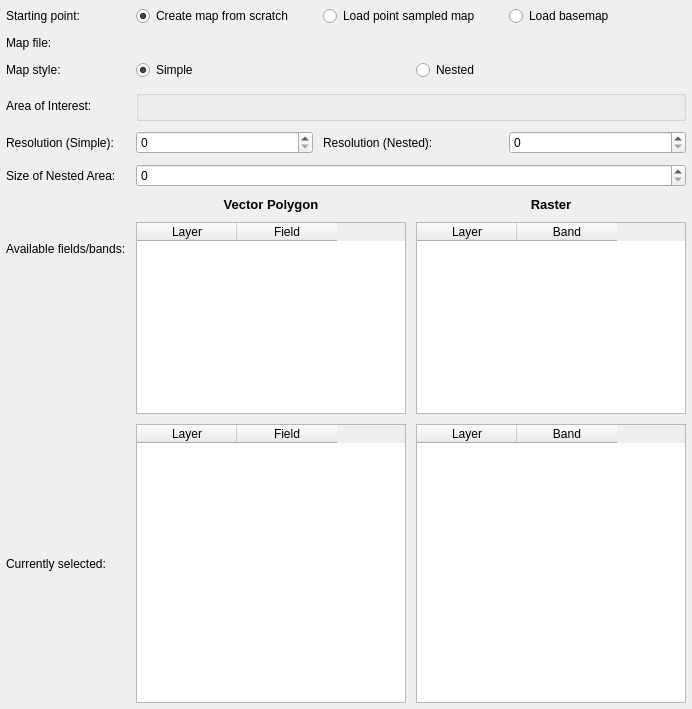
           <widget class="QWidget" name="scrollAreaLayout_SpaEnv">
            <property name="geometry">
             <rect>
              <x>0</x>
              <y>0</y>
              <width>692</width>
              <height>709</height>
             </rect>
            </property>
            <layout class="QGridLayout" name="gridLayout">
             <property name="leftMargin">
              <number>6</number>
             </property>
             <property name="topMargin">
              <number>6</number>
             </property>
             <property name="rightMargin">
              <number>6</number>
             </property>
             <property name="bottomMargin">
              <number>6</number>
             </property>
             <property name="spacing">
              <number>10</number>
             </property>
             <item row="0" column="1" colspan="2">
              <layout class="QHBoxLayout" name="horizontalLayout_22">
               <item>
                <widget class="QRadioButton" name="radioButton_createMap">
                 <property name="text">
                  <string>Create map from scratch</string>
                 </property>
                 <property name="checked">
                  <bool>true</bool>
                 </property>
                 <property name="autoExclusive">
                  <bool>false</bool>
                 </property>
                 <attribute name="buttonGroup">
                  <string notr="true">buttonGroup_2</string>
                 </attribute>
                </widget>
               </item>
               <item>
                <widget class="QRadioButton" name="radioButton_loadPointMap">
                 <property name="text">
                  <string>Load point sampled map</string>
                 </property>
                 <property name="autoExclusive">
                  <bool>false</bool>
                 </property>
                 <attribute name="buttonGroup">
                  <string notr="true">buttonGroup_2</string>
                 </attribute>
                </widget>
               </item>
               <item>
                <widget class="QRadioButton" name="radioButton_loadBaseMap">
                 <property name="text">
                  <string>Load basemap</string>
                 </property>
                 <property name="autoExclusive">
                  <bool>false</bool>
                 </property>
                 <attribute name="buttonGroup">
                  <string notr="true">buttonGroup_2</string>
                 </attribute>
                </widget>
               </item>
              </layout>
             </item>
             <item row="4" column="0">
              <widget class="QLabel" name="label_resolution">
               <property name="toolTip">
                <string>&lt;html&gt;&lt;head/&gt;&lt;body&gt;&lt;p&gt;The resolution dictates how far apart each vector point will be spaced. The unit of distance is determined by the projection (e.g. British National Grid will be in meters).&lt;/p&gt;&lt;/body&gt;&lt;/html&gt;</string>
               </property>
               <property name="text">
                <string>Resolution (Simple):</string>
               </property>
              </widget>
             </item>
             <item row="6" column="0">
              <widget class="QLabel" name="label_fieldsAndBands">
               <property name="toolTip">
                <string>&lt;html&gt;&lt;head/&gt;&lt;body&gt;&lt;p&gt;All fields and bands that are suitable as input will be shown in these two tables, with column 1 indicating layer and column 2 indicating field or band.&lt;/p&gt;&lt;/body&gt;&lt;/html&gt;</string>
               </property>
               <property name="text">
                <string>Available fields/bands:</string>
               </property>
               <property name="wordWrap">
                <bool>true</bool>
               </property>
              </widget>
             </item>
             <item row="3" column="1" colspan="2">
              <widget class="QgsExtentGroupBox" name="mExtentGroupBox"/>
             </item>
             <item row="6" column="1" rowspan="2">
              <layout class="QVBoxLayout" name="verticalLayout_vector">
               <property name="spacing">
                <number>10</number>
               </property>
               <item>
                <widget class="QLabel" name="label_vector">
                 <property name="font">
                  <font>
                   <pointsize>10</pointsize>
                   <weight>75</weight>
                   <bold>true</bold>
                  </font>
                 </property>
                 <property name="text">
                  <string>Vector Polygon</string>
                 </property>
                 <property name="alignment">
                  <set>Qt::AlignCenter</set>
                 </property>
                </widget>
               </item>
               <item>
                <widget class="QTableWidget" name="tableWidget_vector">
                 <property name="frameShape">
                  <enum>QFrame::StyledPanel</enum>
                 </property>
                 <property name="editTriggers">
                  <set>QAbstractItemView::DoubleClicked|QAbstractItemView::SelectedClicked</set>
                 </property>
                 <property name="dragDropMode">
                  <enum>QAbstractItemView::NoDragDrop</enum>
                 </property>
                 <property name="alternatingRowColors">
                  <bool>true</bool>
                 </property>
                 <property name="selectionMode">
                  <enum>QAbstractItemView::MultiSelection</enum>
                 </property>
                 <property name="selectionBehavior">
                  <enum>QAbstractItemView::SelectRows</enum>
                 </property>
                 <property name="wordWrap">
                  <bool>true</bool>
                 </property>
                 <attribute name="horizontalHeaderCascadingSectionResizes">
                  <bool>false</bool>
                 </attribute>
                 <column>
                  <property name="text">
                   <string>Layer</string>
                  </property>
                 </column>
                 <column>
                  <property name="text">
                   <string>Field</string>
                  </property>
                 </column>
                </widget>
               </item>
              </layout>
             </item>
             <item row="2" column="1">
              <widget class="QRadioButton" name="radioButton_simpleMap">
               <property name="toolTip">
                <string>The &quot;Simple&quot; map style creates a map that is a simple square grid of the area of interest with equally spaced vector points based on the given resolution</string>
               </property>
               <property name="text">
                <string>Simple</string>
               </property>
               <property name="checked">
                <bool>true</bool>
               </property>
               <property name="autoExclusive">
                <bool>false</bool>
               </property>
               <attribute name="buttonGroup">
                <string notr="true">buttonGroup_mapStyle</string>
               </attribute>
              </widget>
             </item>
             <item row="1" column="0">
              <widget class="QLabel" name="label_mapFile">
               <property name="text">
                <string>Map file:</string>
               </property>
              </widget>
             </item>
             <item row="8" column="2">
              <widget class="QTableWidget" name="tableWidget_selRaster">
               <property name="editTriggers">
                <set>QAbstractItemView::NoEditTriggers</set>
               </property>
               <property name="alternatingRowColors">
                <bool>true</bool>
               </property>
               <property name="selectionMode">
                <enum>QAbstractItemView::NoSelection</enum>
               </property>
               <column>
                <property name="text">
                 <string>Layer</string>
                </property>
               </column>
               <column>
                <property name="text">
                 <string>Band</string>
                </property>
               </column>
              </widget>
             </item>
             <item row="6" column="2" rowspan="2">
              <layout class="QVBoxLayout" name="verticalLayout_raster">
               <property name="spacing">
                <number>10</number>
               </property>
               <item>
                <widget class="QLabel" name="label_raster">
                 <property name="font">
                  <font>
                   <pointsize>10</pointsize>
                   <weight>75</weight>
                   <bold>true</bold>
                  </font>
                 </property>
                 <property name="text">
                  <string>Raster</string>
                 </property>
                 <property name="alignment">
                  <set>Qt::AlignCenter</set>
                 </property>
                </widget>
               </item>
               <item>
                <widget class="QTableWidget" name="tableWidget_raster">
                 <property name="frameShape">
                  <enum>QFrame::StyledPanel</enum>
                 </property>
                 <property name="editTriggers">
                  <set>QAbstractItemView::DoubleClicked|QAbstractItemView::SelectedClicked</set>
                 </property>
                 <property name="dragDropMode">
                  <enum>QAbstractItemView::NoDragDrop</enum>
                 </property>
                 <property name="alternatingRowColors">
                  <bool>true</bool>
                 </property>
                 <property name="selectionMode">
                  <enum>QAbstractItemView::MultiSelection</enum>
                 </property>
                 <property name="selectionBehavior">
                  <enum>QAbstractItemView::SelectRows</enum>
                 </property>
                 <property name="wordWrap">
                  <bool>true</bool>
                 </property>
                 <attribute name="horizontalHeaderCascadingSectionResizes">
                  <bool>false</bool>
                 </attribute>
                 <column>
                  <property name="text">
                   <string>Layer</string>
                  </property>
                 </column>
                 <column>
                  <property name="text">
                   <string>Band</string>
                  </property>
                 </column>
                </widget>
               </item>
              </layout>
             </item>
             <item row="0" column="0">
              <widget class="QLabel" name="label_startingPoint">
               <property name="text">
                <string>Starting point:</string>
               </property>
              </widget>
             </item>
             <item row="2" column="2">
              <widget class="QRadioButton" name="radioButton_nestedMap">
               <property name="toolTip">
                <string>&lt;html&gt;&lt;head/&gt;&lt;body&gt;&lt;p&gt;A &amp;quot;Nested&amp;quot; maps contains, in addition to the simple map, small areas around the sampling sites with given, higher resolution than the resolution of the simple grid. &lt;/p&gt;&lt;p&gt;&lt;br/&gt;&lt;/p&gt;&lt;p&gt;A &amp;quot;Variable&amp;quot; map contains points with various different resolutions. Note that both nested and variable maps, when imported, should have a &amp;quot;resolution&amp;quot; column.&lt;/p&gt;&lt;/body&gt;&lt;/html&gt;</string>
               </property>
               <property name="text">
                <string>Nested</string>
               </property>
               <property name="autoExclusive">
                <bool>false</bool>
               </property>
               <attribute name="buttonGroup">
                <string notr="true">buttonGroup_mapStyle</string>
               </attribute>
              </widget>
             </item>
             <item row="3" column="0">
              <widget class="QLabel" name="label_areaOfInterest">
               <property name="toolTip">
                <string>&lt;html&gt;&lt;head/&gt;&lt;body&gt;&lt;p&gt;The area of interest is the extent of the main grid for which the simulation of vegetation communities and pollen counts based thereon will take place. Please make sure that all input maps are at least as large as the area of interest or larger.&lt;/p&gt;&lt;/body&gt;&lt;/html&gt;</string>
               </property>
               <property name="text">
                <string>Area of Interest:</string>
               </property>
              </widget>
             </item>
             <item row="8" column="1">
              <widget class="QTableWidget" name="tableWidget_selected">
               <property name="editTriggers">
                <set>QAbstractItemView::NoEditTriggers</set>
               </property>
               <property name="alternatingRowColors">
                <bool>true</bool>
               </property>
               <property name="selectionMode">
                <enum>QAbstractItemView::NoSelection</enum>
               </property>
               <column>
                <property name="text">
                 <string>Layer</string>
                </property>
               </column>
               <column>
                <property name="text">
                 <string>Field</string>
                </property>
               </column>
              </widget>
             </item>
             <item row="4" column="1" colspan="2">
              <layout class="QHBoxLayout" name="horizontalLayout_6">
               <item>
                <widget class="QSpinBox" name="spinBox_resolution">
                 <property name="maximum">
                  <number>1000000</number>
                 </property>
                 <property name="value">
                  <number>0</number>
                 </property>
                </widget>
               </item>
               <item>
                <widget class="QLabel" name="label_resNested">
                 <property name="toolTip">
                  <string>Resolution of the nested (smaller) parts of the map that are around the sampling sites.</string>
                 </property>
                 <property name="text">
                  <string>Resolution (Nested):</string>
                 </property>
                </widget>
               </item>
               <item>
                <widget class="QSpinBox" name="spinBox_resNested">
                 <property name="toolTip">
                  <string>Must be lower than resolution (Simple)</string>
                 </property>
                 <property name="maximum">
                  <number>1000000</number>
                 </property>
                 <property name="value">
                  <number>0</number>
                 </property>
                </widget>
               </item>
              </layout>
             </item>
             <item row="1" column="1" colspan="2">
              <widget class="QgsFileWidget" name="mQgsFileWidget_startingPoint"/>
             </item>
             <item row="8" column="0">
              <widget class="QLabel" name="label_currentSel">
               <property name="toolTip">
                <string>&lt;html&gt;&lt;head/&gt;&lt;body&gt;&lt;p&gt;Fields and bands selected in the top two tables will be displayed here, please check if they are correct before running any simulations.&lt;/p&gt;&lt;/body&gt;&lt;/html&gt;</string>
               </property>
               <property name="text">
                <string>Currently selected:</string>
               </property>
               <property name="wordWrap">
                <bool>true</bool>
               </property>
              </widget>
             </item>
             <item row="2" column="0">
              <widget class="QLabel" name="label_mapStyle">
               <property name="text">
                <string>Map style:</string>
               </property>
              </widget>
             </item>
             <item row="5" column="0">
              <widget class="QLabel" name="label_nestedArea">
               <property name="toolTip">
                <string>&lt;html&gt;&lt;head/&gt;&lt;body&gt;&lt;p&gt;Length of the side of the square that will be made around your given sampling sides at a higher resolution. &lt;/p&gt;&lt;p&gt;This value should be divisable by &amp;quot;Resolution (Nested)&amp;quot; and a multiple of &amp;quot;Resolution (Simple)&amp;quot; in order to result in no gaps or double-sampled areas.&lt;/p&gt;&lt;p&gt;&lt;br/&gt;&lt;/p&gt;&lt;p&gt;&lt;br/&gt;&lt;/p&gt;&lt;/body&gt;&lt;/html&gt;</string>
               </property>
               <property name="text">
                <string>Size of Nested Area:</string>
               </property>
              </widget>
             </item>
             <item row="5" column="1" colspan="2">
              <widget class="QSpinBox" name="spinBox_nestedArea">
               <property name="maximum">
                <number>1000000</number>
               </property>
              </widget>
             </item>
            </layout>
           </widget>
